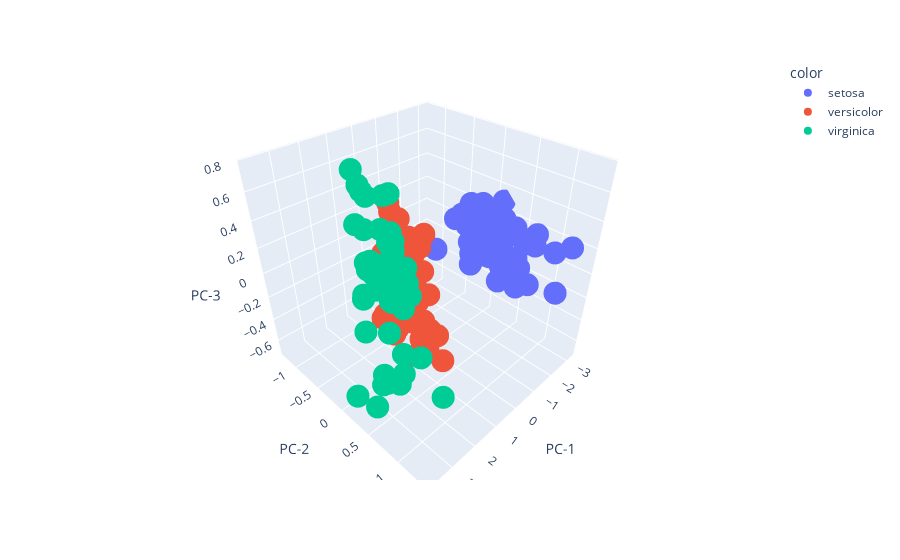

Write notebook code for a chart like this one.
### Code cell
fig = px.scatter_3d(principal_x, x='PC-1', y='PC-2', z='PC-3', color=iris['species'])
fig.show()
